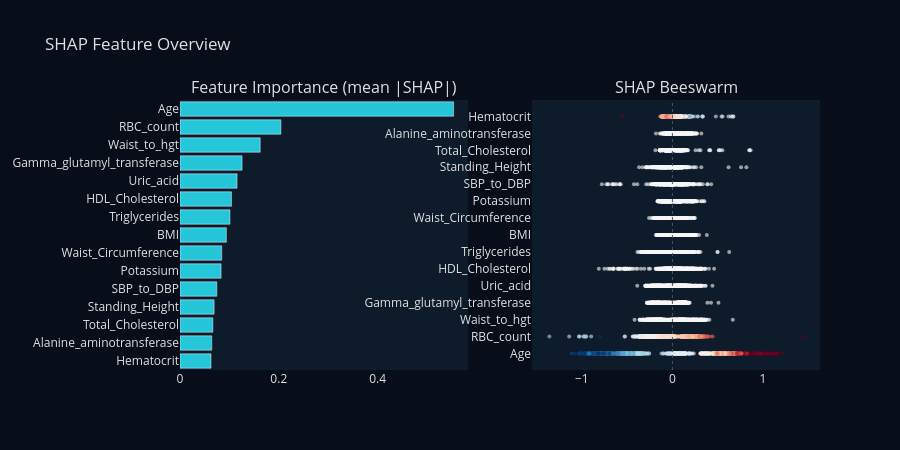
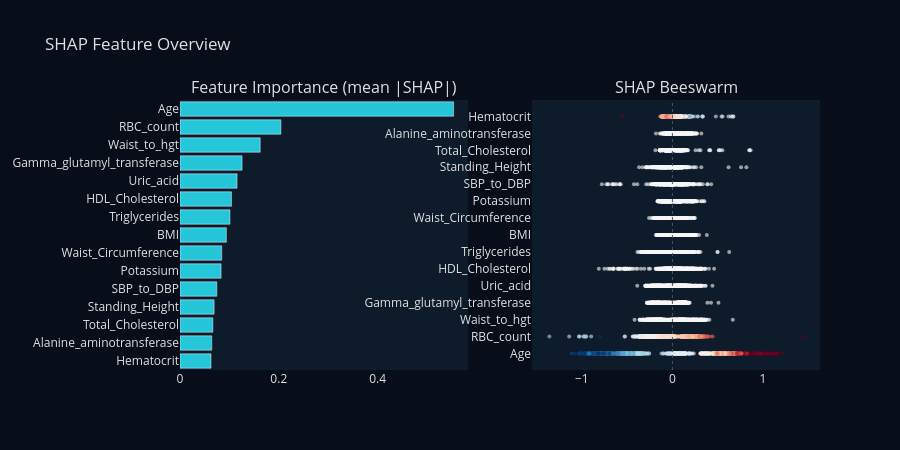

The notebook cell saved with these charts, in order:
### Markdown cell above
## SHAP Feature Importance

TreeSHAP values show how each feature contributes to the model's predictions.

### Code cell
report = g.explain(compute_shap=True, compute_permutation=False)
report.plot_overview(max_display=15)

### Figure 1 — Plotly figure (JSON) as saved in the notebook; plotly's stock layout.template omitted (floating-point values rounded to 4 significant figures; data arrays with more than 128 entries replaced by an {"elided": "..."} marker saying what was removed)
{"data": [{"marker": {"color": "#26C6DA"}, "orientation": "h", "showlegend": false, "type": "bar", "x": [0.06276, 0.06437, 0.06656, 0.06908, 0.07455, 0.08319, 0.0845, 0.09386, 0.1012, 0.1042, 0.1155, 0.1257, 0.1623, 0.2043, 0.5539], "xaxis": "x", "y": ["Hematocrit", "Alanine_aminotransferase", "Total_Cholesterol", "Standing_Height", "SBP_to_DBP", "Potassium", "Waist_Circumference", "BMI", "Triglycerides", "HDL_Cholesterol", "Uric_acid", "Gamma_glutamyl_transferase", "Waist_to_hgt", "RBC_count", "Age"], "yaxis": "y"}, {"hovertemplate": "Age: %{x:.4f}<extra></extra>", "marker": {"cmax": 1, "cmin": 0, "color": {"elided": "872 float values"}, "colorscale": [[0.0, "rgb(5,48,97)"], [0.1, "rgb(33,102,172)"], [0.2, "rgb(67,147,195)"], [0.3, "rgb(146,197,222)"], [0.4, "rgb(209,229,240)"], [0.5, "rgb(247,247,247)"], [0.6, "rgb(253,219,199)"], [0.7, "rgb(244,165,130)"], [0.8, "rgb(214,96,77)"], [0.9, "rgb(178,24,43)"], [1.0, "rgb(103,0,31)"]], "opacity": 0.6, "size": 4}, "mode": "markers", "showlegend": false, "type": "scatter", "x": {"elided": "872 float values"}, "xaxis": "x2", "y": {"elided": "872 int values"}, "yaxis": "y2"}, {"hovertemplate": "RBC_count: %{x:.4f}<extra></extra>", "marker": {"cmax": 1, "cmin": 0, "color": {"elided": "872 float values"}, "colorscale": [[0.0, "rgb(5,48,97)"], [0.1, "rgb(33,102,172)"], [0.2, "rgb(67,147,195)"], [0.3, "rgb(146,197,222)"], [0.4, "rgb(209,229,240)"], [0.5, "rgb(247,247,247)"], [0.6, "rgb(253,219,199)"], [0.7, "rgb(244,165,130)"], [0.8, "rgb(214,96,77)"], [0.9, "rgb(178,24,43)"], [1.0, "rgb(103,0,31)"]], "opacity": 0.6, "size": 4}, "mode": "markers", "showlegend": false, "type": "scatter", "x": {"elided": "872 float values"}, "xaxis": "x2", "y": {"elided": "872 int values"}, "yaxis": "y2"}, {"hovertemplate": "Waist_to_hgt: %{x:.4f}<extra></extra>", "marker": {"cmax": 1, "cmin": 0, "color": {"elided": "872 float values"}, "colorscale": [[0.0, "rgb(5,48,97)"], [0.1, "rgb(33,102,172)"], [0.2, "rgb(67,147,195)"], [0.3, "rgb(146,197,222)"], [0.4, "rgb(209,229,240)"], [0.5, "rgb(247,247,247)"], [0.6, "rgb(253,219,199)"], [0.7, "rgb(244,165,130)"], [0.8, "rgb(214,96,77)"], [0.9, "rgb(178,24,43)"], [1.0, "rgb(103,0,31)"]], "opacity": 0.6, "size": 4}, "mode": "markers", "showlegend": false, "type": "scatter", "x": {"elided": "872 float values"}, "xaxis": "x2", "y": {"elided": "872 int values"}, "yaxis": "y2"}, {"hovertemplate": "Gamma_glutamyl_transferase: %{x:.4f}<extra></extra>", "marker": {"cmax": 1, "cmin": 0, "color": {"elided": "872 float values"}, "colorscale": [[0.0, "rgb(5,48,97)"], [0.1, "rgb(33,102,172)"], [0.2, "rgb(67,147,195)"], [0.3, "rgb(146,197,222)"], [0.4, "rgb(209,229,240)"], [0.5, "rgb(247,247,247)"], [0.6, "rgb(253,219,199)"], [0.7, "rgb(244,165,130)"], [0.8, "rgb(214,96,77)"], [0.9, "rgb(178,24,43)"], [1.0, "rgb(103,0,31)"]], "opacity": 0.6, "size": 4}, "mode": "markers", "showlegend": false, "type": "scatter", "x": {"elided": "872 float values"}, "xaxis": "x2", "y": {"elided": "872 int values"}, "yaxis": "y2"}, {"hovertemplate": "Uric_acid: %{x:.4f}<extra></extra>", "marker": {"cmax": 1, "cmin": 0, "color": {"elided": "872 float values"}, "colorscale": [[0.0, "rgb(5,48,97)"], [0.1, "rgb(33,102,172)"], [0.2, "rgb(67,147,195)"], [0.3, "rgb(146,197,222)"], [0.4, "rgb(209,229,240)"], [0.5, "rgb(247,247,247)"], [0.6, "rgb(253,219,199)"], [0.7, "rgb(244,165,130)"], [0.8, "rgb(214,96,77)"], [0.9, "rgb(178,24,43)"], [1.0, "rgb(103,0,31)"]], "opacity": 0.6, "size": 4}, "mode": "markers", "showlegend": false, "type": "scatter", "x": {"elided": "872 float values"}, "xaxis": "x2", "y": {"elided": "872 int values"}, "yaxis": "y2"}, {"hovertemplate": "HDL_Cholesterol: %{x:.4f}<extra></extra>", "marker": {"cmax": 1, "cmin": 0, "color": {"elided": "872 float values"}, "colorscale": [[0.0, "rgb(5,48,97)"], [0.1, "rgb(33,102,172)"], [0.2, "rgb(67,147,195)"], [0.3, "rgb(146,197,222)"], [0.4, "rgb(209,229,240)"], [0.5, "rgb(247,247,247)"], [0.6, "rgb(253,219,199)"], [0.7, "rgb(244,165,130)"], [0.8, "rgb(214,96,77)"], [0.9, "rgb(178,24,43)"], [1.0, "rgb(103,0,31)"]], "opacity": 0.6, "size": 4}, "mode": "markers", "showlegend": false, "type": "scatter", "x": {"elided": "872 float values"}, "xaxis": "x2", "y": {"elided": "872 int values"}, "yaxis": "y2"}, {"hovertemplate": "Triglycerides: %{x:.4f}<extra></extra>", "marker": {"cmax": 1, "cmin": 0, "color": {"elided": "872 float values"}, "colorscale": [[0.0, "rgb(5,48,97)"], [0.1, "rgb(33,102,172)"], [0.2, "rgb(67,147,195)"], [0.3, "rgb(146,197,222)"], [0.4, "rgb(209,229,240)"], [0.5, "rgb(247,247,247)"], [0.6, "rgb(253,219,199)"], [0.7, "rgb(244,165,130)"], [0.8, "rgb(214,96,77)"], [0.9, "rgb(178,24,43)"], [1.0, "rgb(103,0,31)"]], "opacity": 0.6, "size": 4}, "mode": "markers", "showlegend": false, "type": "scatter", "x": {"elided": "872 float values"}, "xaxis": "x2", "y": {"elided": "872 int values"}, "yaxis": "y2"}, {"hovertemplate": "BMI: %{x:.4f}<extra></extra>", "marker": {"cmax": 1, "cmin": 0, "color": {"elided": "872 float values"}, "colorscale": [[0.0, "rgb(5,48,97)"], [0.1, "rgb(33,102,172)"], [0.2, "rgb(67,147,195)"], [0.3, "rgb(146,197,222)"], [0.4, "rgb(209,229,240)"], [0.5, "rgb(247,247,247)"], [0.6, "rgb(253,219,199)"], [0.7, "rgb(244,165,130)"], [0.8, "rgb(214,96,77)"], [0.9, "rgb(178,24,43)"], [1.0, "rgb(103,0,31)"]], "opacity": 0.6, "size": 4}, "mode": "markers", "showlegend": false, "type": "scatter", "x": {"elided": "872 float values"}, "xaxis": "x2", "y": {"elided": "872 int values"}, "yaxis": "y2"}, {"hovertemplate": "Waist_Circumference: %{x:.4f}<extra></extra>", "marker": {"cmax": 1, "cmin": 0, "color": {"elided": "872 float values"}, "colorscale": [[0.0, "rgb(5,48,97)"], [0.1, "rgb(33,102,172)"], [0.2, "rgb(67,147,195)"], [0.3, "rgb(146,197,222)"], [0.4, "rgb(209,229,240)"], [0.5, "rgb(247,247,247)"], [0.6, "rgb(253,219,199)"], [0.7, "rgb(244,165,130)"], [0.8, "rgb(214,96,77)"], [0.9, "rgb(178,24,43)"], [1.0, "rgb(103,0,31)"]], "opacity": 0.6, "size": 4}, "mode": "markers", "showlegend": false, "type": "scatter", "x": {"elided": "872 float values"}, "xaxis": "x2", "y": {"elided": "872 int values"}, "yaxis": "y2"}, {"hovertemplate": "Potassium: %{x:.4f}<extra></extra>", "marker": {"cmax": 1, "cmin": 0, "color": {"elided": "872 float values"}, "colorscale": [[0.0, "rgb(5,48,97)"], [0.1, "rgb(33,102,172)"], [0.2, "rgb(67,147,195)"], [0.3, "rgb(146,197,222)"], [0.4, "rgb(209,229,240)"], [0.5, "rgb(247,247,247)"], [0.6, "rgb(253,219,199)"], [0.7, "rgb(244,165,130)"], [0.8, "rgb(214,96,77)"], [0.9, "rgb(178,24,43)"], [1.0, "rgb(103,0,31)"]], "opacity": 0.6, "size": 4}, "mode": "markers", "showlegend": false, "type": "scatter", "x": {"elided": "872 float values"}, "xaxis": "x2", "y": {"elided": "872 int values"}, "yaxis": "y2"}, {"hovertemplate": "SBP_to_DBP: %{x:.4f}<extra></extra>", "marker": {"cmax": 1, "cmin": 0, "color": {"elided": "872 float values"}, "colorscale": [[0.0, "rgb(5,48,97)"], [0.1, "rgb(33,102,172)"], [0.2, "rgb(67,147,195)"], [0.3, "rgb(146,197,222)"], [0.4, "rgb(209,229,240)"], [0.5, "rgb(247,247,247)"], [0.6, "rgb(253,219,199)"], [0.7, "rgb(244,165,130)"], [0.8, "rgb(214,96,77)"], [0.9, "rgb(178,24,43)"], [1.0, "rgb(103,0,31)"]], "opacity": 0.6, "size": 4}, "mode": "markers", "showlegend": false, "type": "scatter", "x": {"elided": "872 float values"}, "xaxis": "x2", "y": {"elided": "872 int values"}, "yaxis": "y2"}, {"hovertemplate": "Standing_Height: %{x:.4f}<extra></extra>", "marker": {"cmax": 1, "cmin": 0, "color": {"elided": "872 float values"}, "colorscale": [[0.0, "rgb(5,48,97)"], [0.1, "rgb(33,102,172)"], [0.2, "rgb(67,147,195)"], [0.3, "rgb(146,197,222)"], [0.4, "rgb(209,229,240)"], [0.5, "rgb(247,247,247)"], [0.6, "rgb(253,219,199)"], [0.7, "rgb(244,165,130)"], [0.8, "rgb(214,96,77)"], [0.9, "rgb(178,24,43)"], [1.0, "rgb(103,0,31)"]], "opacity": 0.6, "size": 4}, "mode": "markers", "showlegend": false, "type": "scatter", "x": {"elided": "872 float values"}, "xaxis": "x2", "y": {"elided": "872 int values"}, "yaxis": "y2"}, {"hovertemplate": "Total_Cholesterol: %{x:.4f}<extra></extra>", "marker": {"cmax": 1, "cmin": 0, "color": {"elided": "872 float values"}, "colorscale": [[0.0, "rgb(5,48,97)"], [0.1, "rgb(33,102,172)"], [0.2, "rgb(67,147,195)"], [0.3, "rgb(146,197,222)"], [0.4, "rgb(209,229,240)"], [0.5, "rgb(247,247,247)"], [0.6, "rgb(253,219,199)"], [0.7, "rgb(244,165,130)"], [0.8, "rgb(214,96,77)"], [0.9, "rgb(178,24,43)"], [1.0, "rgb(103,0,31)"]], "opacity": 0.6, "size": 4}, "mode": "markers", "showlegend": false, "type": "scatter", "x": {"elided": "872 float values"}, "xaxis": "x2", "y": {"elided": "872 int values"}, "yaxis": "y2"}, {"hovertemplate": "Alanine_aminotransferase: %{x:.4f}<extra></extra>", "marker": {"cmax": 1, "cmin": 0, "color": {"elided": "872 float values"}, "colorscale": [[0.0, "rgb(5,48,97)"], [0.1, "rgb(33,102,172)"], [0.2, "rgb(67,147,195)"], [0.3, "rgb(146,197,222)"], [0.4, "rgb(209,229,240)"], [0.5, "rgb(247,247,247)"], [0.6, "rgb(253,219,199)"], [0.7, "rgb(244,165,130)"], [0.8, "rgb(214,96,77)"], [0.9, "rgb(178,24,43)"], [1.0, "rgb(103,0,31)"]], "opacity": 0.6, "size": 4}, "mode": "markers", "showlegend": false, "type": "scatter", "x": {"elided": "872 float values"}, "xaxis": "x2", "y": {"elided": "872 int values"}, "yaxis": "y2"}, {"hovertemplate": "Hematocrit: %{x:.4f}<extra></extra>", "marker": {"cmax": 1, "cmin": 0, "color": {"elided": "872 float values"}, "colorscale": [[0.0, "rgb(5,48,97)"], [0.1, "rgb(33,102,172)"], [0.2, "rgb(67,147,195)"], [0.3, "rgb(146,197,222)"], [0.4, "rgb(209,229,240)"], [0.5, "rgb(247,247,247)"], [0.6, "rgb(253,219,199)"], [0.7, "rgb(244,165,130)"], [0.8, "rgb(214,96,77)"], [0.9, "rgb(178,24,43)"], [1.0, "rgb(103,0,31)"]], "opacity": 0.6, "size": 4}, "mode": "markers", "showlegend": false, "type": "scatter", "x": {"elided": "872 float values"}, "xaxis": "x2", "y": {"elided": "872 int values"}, "yaxis": "y2"}], "layout": {"annotations": [{"font": {"size": 16}, "showarrow": false, "text": "Feature Importance (mean |SHAP|)", "x": 0.225, "xanchor": "center", "xref": "paper", "y": 1.0, "yanchor": "bottom", "yref": "paper"}, {"font": {"size": 16}, "showarrow": false, "text": "SHAP Beeswarm", "x": 0.775, "xanchor": "center", "xref": "paper", "y": 1.0, "yanchor": "bottom", "yref": "paper"}], "font": {"color": "#E0E0E0"}, "height": 450, "paper_bgcolor": "#080D1A", "plot_bgcolor": "#0D1B2A", "shapes": [{"line": {"color": "#555", "dash": "dot", "width": 1}, "type": "line", "x0": 0, "x1": 0, "xref": "x2", "y0": 0, "y1": 1, "yref": "y2 domain"}], "title": {"text": "SHAP Feature Overview"}, "xaxis": {"anchor": "y", "domain": [0.0, 0.45], "showgrid": false, "zeroline": false}, "xaxis2": {"anchor": "y2", "domain": [0.55, 1.0], "showgrid": false, "zeroline": false}, "yaxis": {"anchor": "x", "domain": [0.0, 1.0], "showgrid": false, "zeroline": false}, "yaxis2": {"anchor": "x2", "domain": [0.0, 1.0], "showgrid": false, "tickmode": "array", "ticktext": ["Age", "RBC_count", "Waist_to_hgt", "Gamma_glutamyl_transferase", "Uric_acid", "HDL_Cholesterol", "Triglycerides", "BMI", "Waist_Circumference", "Potassium", "SBP_to_DBP", "Standing_Height", "Total_Cholesterol", "Alanine_aminotransferase", "Hematocrit"], "tickvals": [0, 1, 2, 3, 4, 5, 6, 7, 8, 9, 10, 11, 12, 13, 14], "zeroline": false}}}

### Figure 2 — Plotly figure (JSON) as saved in the notebook; plotly's stock layout.template omitted (floating-point values rounded to 4 significant figures; data arrays with more than 128 entries replaced by an {"elided": "..."} marker saying what was removed)
{"data": [{"marker": {"color": "#26C6DA"}, "orientation": "h", "showlegend": false, "type": "bar", "x": [0.06276, 0.06437, 0.06656, 0.06908, 0.07455, 0.08319, 0.0845, 0.09386, 0.1012, 0.1042, 0.1155, 0.1257, 0.1623, 0.2043, 0.5539], "xaxis": "x", "y": ["Hematocrit", "Alanine_aminotransferase", "Total_Cholesterol", "Standing_Height", "SBP_to_DBP", "Potassium", "Waist_Circumference", "BMI", "Triglycerides", "HDL_Cholesterol", "Uric_acid", "Gamma_glutamyl_transferase", "Waist_to_hgt", "RBC_count", "Age"], "yaxis": "y"}, {"hovertemplate": "Age: %{x:.4f}<extra></extra>", "marker": {"cmax": 1, "cmin": 0, "color": {"elided": "872 float values"}, "colorscale": [[0.0, "rgb(5,48,97)"], [0.1, "rgb(33,102,172)"], [0.2, "rgb(67,147,195)"], [0.3, "rgb(146,197,222)"], [0.4, "rgb(209,229,240)"], [0.5, "rgb(247,247,247)"], [0.6, "rgb(253,219,199)"], [0.7, "rgb(244,165,130)"], [0.8, "rgb(214,96,77)"], [0.9, "rgb(178,24,43)"], [1.0, "rgb(103,0,31)"]], "opacity": 0.6, "size": 4}, "mode": "markers", "showlegend": false, "type": "scatter", "x": {"elided": "872 float values"}, "xaxis": "x2", "y": {"elided": "872 int values"}, "yaxis": "y2"}, {"hovertemplate": "RBC_count: %{x:.4f}<extra></extra>", "marker": {"cmax": 1, "cmin": 0, "color": {"elided": "872 float values"}, "colorscale": [[0.0, "rgb(5,48,97)"], [0.1, "rgb(33,102,172)"], [0.2, "rgb(67,147,195)"], [0.3, "rgb(146,197,222)"], [0.4, "rgb(209,229,240)"], [0.5, "rgb(247,247,247)"], [0.6, "rgb(253,219,199)"], [0.7, "rgb(244,165,130)"], [0.8, "rgb(214,96,77)"], [0.9, "rgb(178,24,43)"], [1.0, "rgb(103,0,31)"]], "opacity": 0.6, "size": 4}, "mode": "markers", "showlegend": false, "type": "scatter", "x": {"elided": "872 float values"}, "xaxis": "x2", "y": {"elided": "872 int values"}, "yaxis": "y2"}, {"hovertemplate": "Waist_to_hgt: %{x:.4f}<extra></extra>", "marker": {"cmax": 1, "cmin": 0, "color": {"elided": "872 float values"}, "colorscale": [[0.0, "rgb(5,48,97)"], [0.1, "rgb(33,102,172)"], [0.2, "rgb(67,147,195)"], [0.3, "rgb(146,197,222)"], [0.4, "rgb(209,229,240)"], [0.5, "rgb(247,247,247)"], [0.6, "rgb(253,219,199)"], [0.7, "rgb(244,165,130)"], [0.8, "rgb(214,96,77)"], [0.9, "rgb(178,24,43)"], [1.0, "rgb(103,0,31)"]], "opacity": 0.6, "size": 4}, "mode": "markers", "showlegend": false, "type": "scatter", "x": {"elided": "872 float values"}, "xaxis": "x2", "y": {"elided": "872 int values"}, "yaxis": "y2"}, {"hovertemplate": "Gamma_glutamyl_transferase: %{x:.4f}<extra></extra>", "marker": {"cmax": 1, "cmin": 0, "color": {"elided": "872 float values"}, "colorscale": [[0.0, "rgb(5,48,97)"], [0.1, "rgb(33,102,172)"], [0.2, "rgb(67,147,195)"], [0.3, "rgb(146,197,222)"], [0.4, "rgb(209,229,240)"], [0.5, "rgb(247,247,247)"], [0.6, "rgb(253,219,199)"], [0.7, "rgb(244,165,130)"], [0.8, "rgb(214,96,77)"], [0.9, "rgb(178,24,43)"], [1.0, "rgb(103,0,31)"]], "opacity": 0.6, "size": 4}, "mode": "markers", "showlegend": false, "type": "scatter", "x": {"elided": "872 float values"}, "xaxis": "x2", "y": {"elided": "872 int values"}, "yaxis": "y2"}, {"hovertemplate": "Uric_acid: %{x:.4f}<extra></extra>", "marker": {"cmax": 1, "cmin": 0, "color": {"elided": "872 float values"}, "colorscale": [[0.0, "rgb(5,48,97)"], [0.1, "rgb(33,102,172)"], [0.2, "rgb(67,147,195)"], [0.3, "rgb(146,197,222)"], [0.4, "rgb(209,229,240)"], [0.5, "rgb(247,247,247)"], [0.6, "rgb(253,219,199)"], [0.7, "rgb(244,165,130)"], [0.8, "rgb(214,96,77)"], [0.9, "rgb(178,24,43)"], [1.0, "rgb(103,0,31)"]], "opacity": 0.6, "size": 4}, "mode": "markers", "showlegend": false, "type": "scatter", "x": {"elided": "872 float values"}, "xaxis": "x2", "y": {"elided": "872 int values"}, "yaxis": "y2"}, {"hovertemplate": "HDL_Cholesterol: %{x:.4f}<extra></extra>", "marker": {"cmax": 1, "cmin": 0, "color": {"elided": "872 float values"}, "colorscale": [[0.0, "rgb(5,48,97)"], [0.1, "rgb(33,102,172)"], [0.2, "rgb(67,147,195)"], [0.3, "rgb(146,197,222)"], [0.4, "rgb(209,229,240)"], [0.5, "rgb(247,247,247)"], [0.6, "rgb(253,219,199)"], [0.7, "rgb(244,165,130)"], [0.8, "rgb(214,96,77)"], [0.9, "rgb(178,24,43)"], [1.0, "rgb(103,0,31)"]], "opacity": 0.6, "size": 4}, "mode": "markers", "showlegend": false, "type": "scatter", "x": {"elided": "872 float values"}, "xaxis": "x2", "y": {"elided": "872 int values"}, "yaxis": "y2"}, {"hovertemplate": "Triglycerides: %{x:.4f}<extra></extra>", "marker": {"cmax": 1, "cmin": 0, "color": {"elided": "872 float values"}, "colorscale": [[0.0, "rgb(5,48,97)"], [0.1, "rgb(33,102,172)"], [0.2, "rgb(67,147,195)"], [0.3, "rgb(146,197,222)"], [0.4, "rgb(209,229,240)"], [0.5, "rgb(247,247,247)"], [0.6, "rgb(253,219,199)"], [0.7, "rgb(244,165,130)"], [0.8, "rgb(214,96,77)"], [0.9, "rgb(178,24,43)"], [1.0, "rgb(103,0,31)"]], "opacity": 0.6, "size": 4}, "mode": "markers", "showlegend": false, "type": "scatter", "x": {"elided": "872 float values"}, "xaxis": "x2", "y": {"elided": "872 int values"}, "yaxis": "y2"}, {"hovertemplate": "BMI: %{x:.4f}<extra></extra>", "marker": {"cmax": 1, "cmin": 0, "color": {"elided": "872 float values"}, "colorscale": [[0.0, "rgb(5,48,97)"], [0.1, "rgb(33,102,172)"], [0.2, "rgb(67,147,195)"], [0.3, "rgb(146,197,222)"], [0.4, "rgb(209,229,240)"], [0.5, "rgb(247,247,247)"], [0.6, "rgb(253,219,199)"], [0.7, "rgb(244,165,130)"], [0.8, "rgb(214,96,77)"], [0.9, "rgb(178,24,43)"], [1.0, "rgb(103,0,31)"]], "opacity": 0.6, "size": 4}, "mode": "markers", "showlegend": false, "type": "scatter", "x": {"elided": "872 float values"}, "xaxis": "x2", "y": {"elided": "872 int values"}, "yaxis": "y2"}, {"hovertemplate": "Waist_Circumference: %{x:.4f}<extra></extra>", "marker": {"cmax": 1, "cmin": 0, "color": {"elided": "872 float values"}, "colorscale": [[0.0, "rgb(5,48,97)"], [0.1, "rgb(33,102,172)"], [0.2, "rgb(67,147,195)"], [0.3, "rgb(146,197,222)"], [0.4, "rgb(209,229,240)"], [0.5, "rgb(247,247,247)"], [0.6, "rgb(253,219,199)"], [0.7, "rgb(244,165,130)"], [0.8, "rgb(214,96,77)"], [0.9, "rgb(178,24,43)"], [1.0, "rgb(103,0,31)"]], "opacity": 0.6, "size": 4}, "mode": "markers", "showlegend": false, "type": "scatter", "x": {"elided": "872 float values"}, "xaxis": "x2", "y": {"elided": "872 int values"}, "yaxis": "y2"}, {"hovertemplate": "Potassium: %{x:.4f}<extra></extra>", "marker": {"cmax": 1, "cmin": 0, "color": {"elided": "872 float values"}, "colorscale": [[0.0, "rgb(5,48,97)"], [0.1, "rgb(33,102,172)"], [0.2, "rgb(67,147,195)"], [0.3, "rgb(146,197,222)"], [0.4, "rgb(209,229,240)"], [0.5, "rgb(247,247,247)"], [0.6, "rgb(253,219,199)"], [0.7, "rgb(244,165,130)"], [0.8, "rgb(214,96,77)"], [0.9, "rgb(178,24,43)"], [1.0, "rgb(103,0,31)"]], "opacity": 0.6, "size": 4}, "mode": "markers", "showlegend": false, "type": "scatter", "x": {"elided": "872 float values"}, "xaxis": "x2", "y": {"elided": "872 int values"}, "yaxis": "y2"}, {"hovertemplate": "SBP_to_DBP: %{x:.4f}<extra></extra>", "marker": {"cmax": 1, "cmin": 0, "color": {"elided": "872 float values"}, "colorscale": [[0.0, "rgb(5,48,97)"], [0.1, "rgb(33,102,172)"], [0.2, "rgb(67,147,195)"], [0.3, "rgb(146,197,222)"], [0.4, "rgb(209,229,240)"], [0.5, "rgb(247,247,247)"], [0.6, "rgb(253,219,199)"], [0.7, "rgb(244,165,130)"], [0.8, "rgb(214,96,77)"], [0.9, "rgb(178,24,43)"], [1.0, "rgb(103,0,31)"]], "opacity": 0.6, "size": 4}, "mode": "markers", "showlegend": false, "type": "scatter", "x": {"elided": "872 float values"}, "xaxis": "x2", "y": {"elided": "872 int values"}, "yaxis": "y2"}, {"hovertemplate": "Standing_Height: %{x:.4f}<extra></extra>", "marker": {"cmax": 1, "cmin": 0, "color": {"elided": "872 float values"}, "colorscale": [[0.0, "rgb(5,48,97)"], [0.1, "rgb(33,102,172)"], [0.2, "rgb(67,147,195)"], [0.3, "rgb(146,197,222)"], [0.4, "rgb(209,229,240)"], [0.5, "rgb(247,247,247)"], [0.6, "rgb(253,219,199)"], [0.7, "rgb(244,165,130)"], [0.8, "rgb(214,96,77)"], [0.9, "rgb(178,24,43)"], [1.0, "rgb(103,0,31)"]], "opacity": 0.6, "size": 4}, "mode": "markers", "showlegend": false, "type": "scatter", "x": {"elided": "872 float values"}, "xaxis": "x2", "y": {"elided": "872 int values"}, "yaxis": "y2"}, {"hovertemplate": "Total_Cholesterol: %{x:.4f}<extra></extra>", "marker": {"cmax": 1, "cmin": 0, "color": {"elided": "872 float values"}, "colorscale": [[0.0, "rgb(5,48,97)"], [0.1, "rgb(33,102,172)"], [0.2, "rgb(67,147,195)"], [0.3, "rgb(146,197,222)"], [0.4, "rgb(209,229,240)"], [0.5, "rgb(247,247,247)"], [0.6, "rgb(253,219,199)"], [0.7, "rgb(244,165,130)"], [0.8, "rgb(214,96,77)"], [0.9, "rgb(178,24,43)"], [1.0, "rgb(103,0,31)"]], "opacity": 0.6, "size": 4}, "mode": "markers", "showlegend": false, "type": "scatter", "x": {"elided": "872 float values"}, "xaxis": "x2", "y": {"elided": "872 int values"}, "yaxis": "y2"}, {"hovertemplate": "Alanine_aminotransferase: %{x:.4f}<extra></extra>", "marker": {"cmax": 1, "cmin": 0, "color": {"elided": "872 float values"}, "colorscale": [[0.0, "rgb(5,48,97)"], [0.1, "rgb(33,102,172)"], [0.2, "rgb(67,147,195)"], [0.3, "rgb(146,197,222)"], [0.4, "rgb(209,229,240)"], [0.5, "rgb(247,247,247)"], [0.6, "rgb(253,219,199)"], [0.7, "rgb(244,165,130)"], [0.8, "rgb(214,96,77)"], [0.9, "rgb(178,24,43)"], [1.0, "rgb(103,0,31)"]], "opacity": 0.6, "size": 4}, "mode": "markers", "showlegend": false, "type": "scatter", "x": {"elided": "872 float values"}, "xaxis": "x2", "y": {"elided": "872 int values"}, "yaxis": "y2"}, {"hovertemplate": "Hematocrit: %{x:.4f}<extra></extra>", "marker": {"cmax": 1, "cmin": 0, "color": {"elided": "872 float values"}, "colorscale": [[0.0, "rgb(5,48,97)"], [0.1, "rgb(33,102,172)"], [0.2, "rgb(67,147,195)"], [0.3, "rgb(146,197,222)"], [0.4, "rgb(209,229,240)"], [0.5, "rgb(247,247,247)"], [0.6, "rgb(253,219,199)"], [0.7, "rgb(244,165,130)"], [0.8, "rgb(214,96,77)"], [0.9, "rgb(178,24,43)"], [1.0, "rgb(103,0,31)"]], "opacity": 0.6, "size": 4}, "mode": "markers", "showlegend": false, "type": "scatter", "x": {"elided": "872 float values"}, "xaxis": "x2", "y": {"elided": "872 int values"}, "yaxis": "y2"}], "layout": {"annotations": [{"font": {"size": 16}, "showarrow": false, "text": "Feature Importance (mean |SHAP|)", "x": 0.225, "xanchor": "center", "xref": "paper", "y": 1.0, "yanchor": "bottom", "yref": "paper"}, {"font": {"size": 16}, "showarrow": false, "text": "SHAP Beeswarm", "x": 0.775, "xanchor": "center", "xref": "paper", "y": 1.0, "yanchor": "bottom", "yref": "paper"}], "font": {"color": "#E0E0E0"}, "height": 450, "paper_bgcolor": "#080D1A", "plot_bgcolor": "#0D1B2A", "shapes": [{"line": {"color": "#555", "dash": "dot", "width": 1}, "type": "line", "x0": 0, "x1": 0, "xref": "x2", "y0": 0, "y1": 1, "yref": "y2 domain"}], "title": {"text": "SHAP Feature Overview"}, "xaxis": {"anchor": "y", "domain": [0.0, 0.45], "showgrid": false, "zeroline": false}, "xaxis2": {"anchor": "y2", "domain": [0.55, 1.0], "showgrid": false, "zeroline": false}, "yaxis": {"anchor": "x", "domain": [0.0, 1.0], "showgrid": false, "zeroline": false}, "yaxis2": {"anchor": "x2", "domain": [0.0, 1.0], "showgrid": false, "tickmode": "array", "ticktext": ["Age", "RBC_count", "Waist_to_hgt", "Gamma_glutamyl_transferase", "Uric_acid", "HDL_Cholesterol", "Triglycerides", "BMI", "Waist_Circumference", "Potassium", "SBP_to_DBP", "Standing_Height", "Total_Cholesterol", "Alanine_aminotransferase", "Hematocrit"], "tickvals": [0, 1, 2, 3, 4, 5, 6, 7, 8, 9, 10, 11, 12, 13, 14], "zeroline": false}}}
